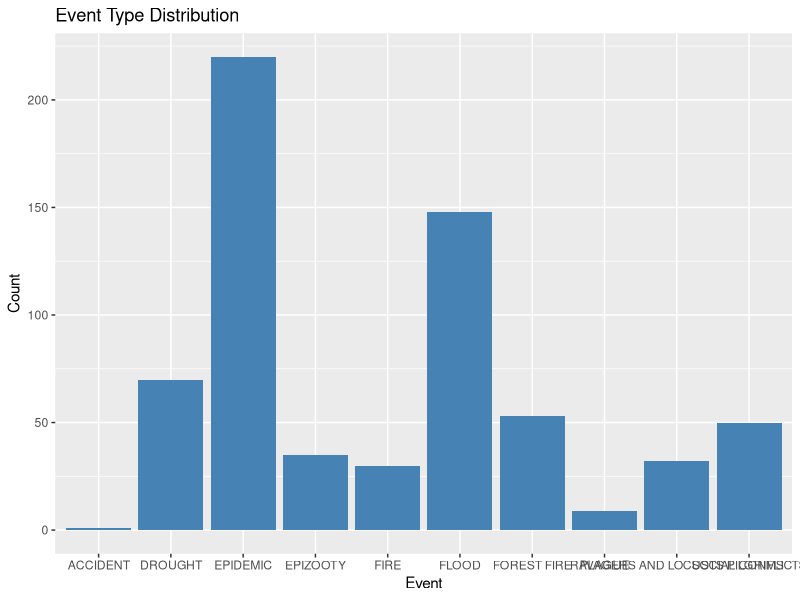
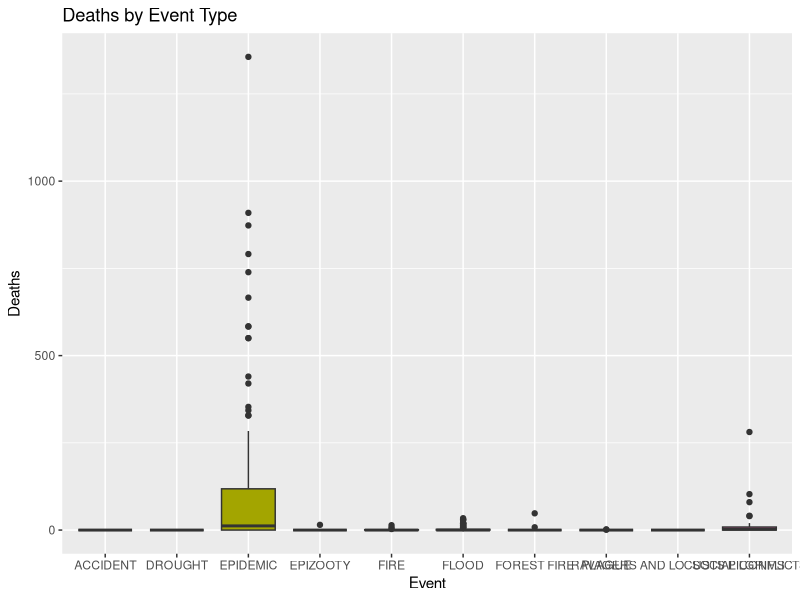
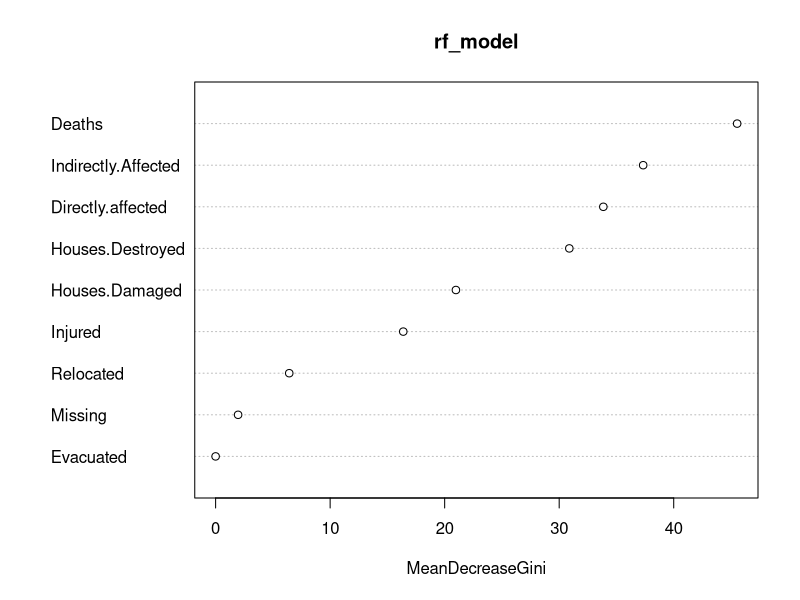
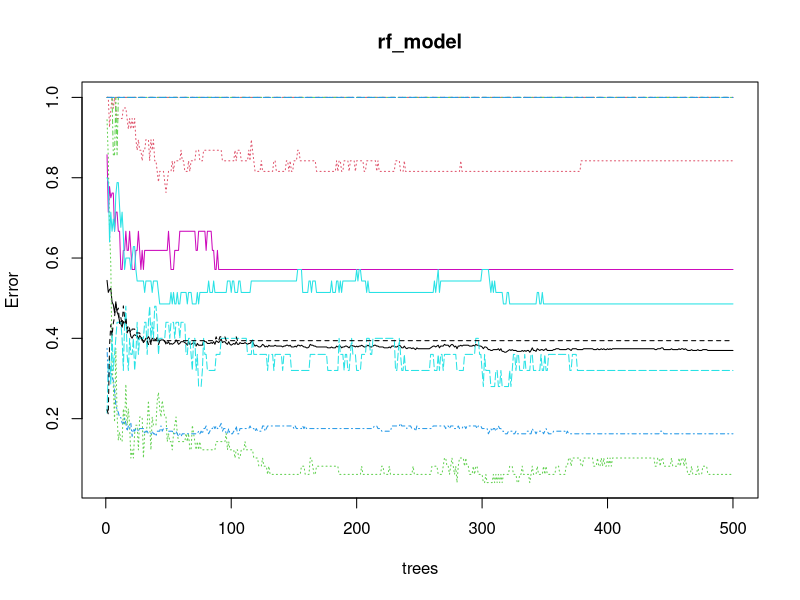

Source code (R) for these figures, in order:
install.packages("tidyverse")
install.packages("caret")
install.packages("datasets")
install.packages("readxl")
install.packages("rpart")
install.packages("rpart.plot")
install.packages("randomForest")
install.packages("xgboost")
install.packages("ggpubr")

  # 加载必要的 R 包
library(tidyverse)
library(readr)

# 读取数据
data <- read.csv("Niger_data.CSV")

# 查看数据前几行
head(data)

# 查看数据摘要
summary(data)


  # 检查缺失值
  sum(is.na(data)) # 返回数据集中缺失值总数

# 检查每列是否有缺失值
colSums(is.na(data))


  # 将 `Event` 转换为因子
  data$Event <- as.factor(data$Event)

# 查看因子的类别
levels(data$Event)


  # 统计不同事件的数量
  table(data$Event)

# 各数值变量的摘要统计
summary(data[, c("Deaths", "Injured", "Missing", "Houses.Destroyed", "Houses.Damaged")])


  library(ggplot2)

# 绘制事件类型的分布
ggplot(data, aes(x = Event)) +
  geom_bar(fill = "steelblue") +
  labs(title = "Event Type Distribution", x = "Event", y = "Count")

# 绘制不同事件的死亡人数分布箱线图
ggplot(data, aes(x = Event, y = Deaths, fill = Event)) +
  geom_boxplot() +
  labs(title = "Deaths by Event Type", x = "Event", y = "Deaths") +
  theme(legend.position = "none")


  # 加载机器学习相关包
  library(caret)

# 划分训练集和测试集
set.seed(123)
train_indices <- createDataPartition(data$Event, p = 0.7, list = FALSE)
trainset <- data[train_indices, ]
testset <- data[-train_indices, ]


  library(randomForest)

# 构建随机森林模型
set.seed(123)
rf_model <- randomForest(Event ~ Deaths + Injured + Missing + Houses.Destroyed +
                           Houses.Damaged + Directly.affected + Indirectly.Affected +
                           Relocated + Evacuated, data = trainset, ntree = 500)

# 查看模型
print(rf_model)

# 变量重要性
varImpPlot(rf_model)


  # 预测
  predictions <- predict(rf_model, newdata = testset)

# 混淆矩阵
confusionMatrix(predictions, testset$Event)


  # 绘制误差率收敛图
  plot(rf_model)

# 查看重要变量的数值
importance(rf_model)

